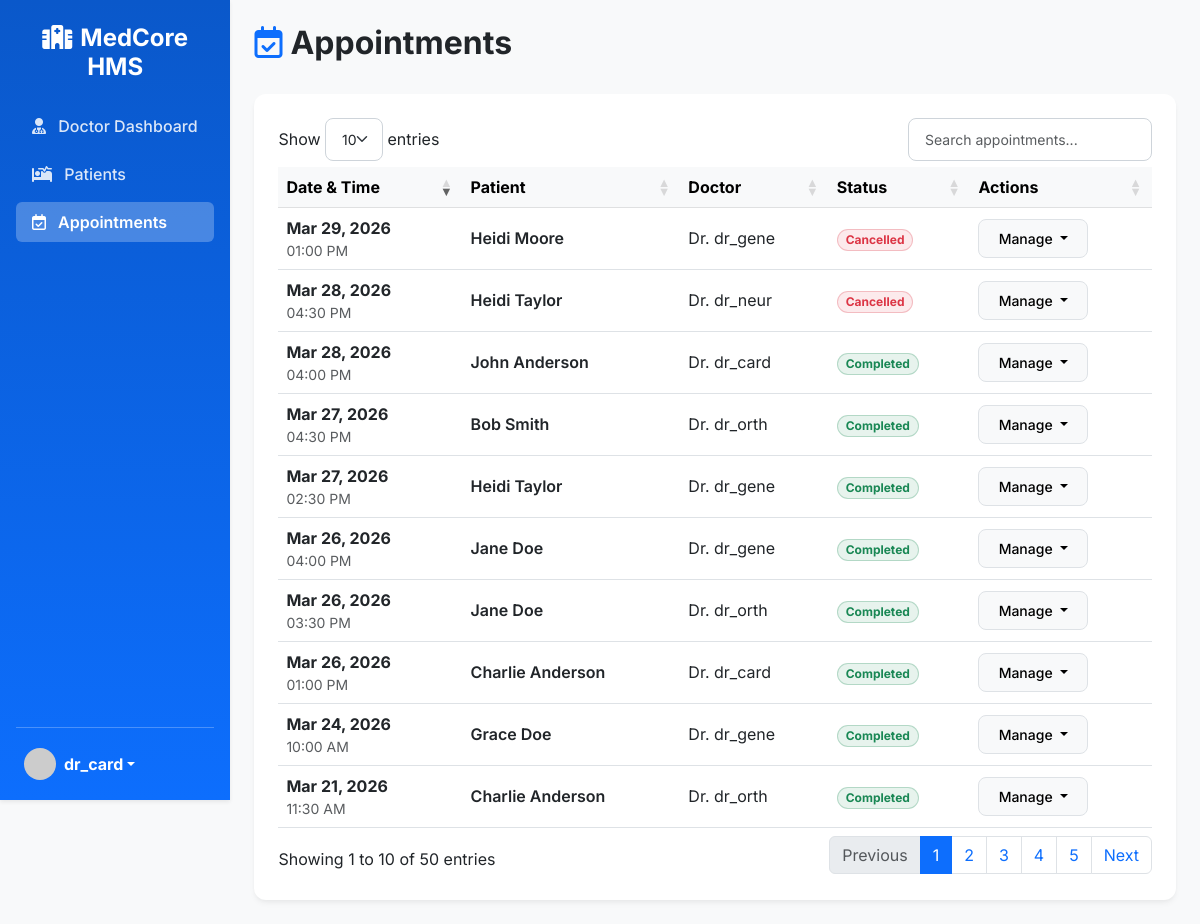
Page /appointment/ (signed in) on the committed database.
### app/models.py (models this page shows, shortened)
class User(UserMixin, db.Model):
    __tablename__ = 'users'
    id = db.Column(db.Integer, primary_key=True)
    username = db.Column(db.String(64), unique=True, index=True)
    email = db.Column(db.String(120), unique=True, index=True)
    password_hash = db.Column(db.String(128))
    role = db.Column(db.String(20), nullable=False) # 'admin', 'doctor', 'receptionist'
    created_at = db.Column(db.DateTime, default=datetime.utcnow)
    last_login = db.Column(db.DateTime)
    doctor_profile = db.relationship('Doctor', backref='user', uselist=False, cascade="all, delete-orphan")
    patient_profile = db.relationship('Patient', backref='user', uselist=False, cascade="all, delete-orphan")

class Appointment(db.Model):
    __tablename__ = 'appointments'
    id = db.Column(db.Integer, primary_key=True)
    patient_id = db.Column(db.Integer, db.ForeignKey('patients.id'), nullable=False)
    doctor_id = db.Column(db.Integer, db.ForeignKey('doctors.id'), nullable=False)
    appointment_date = db.Column(db.Date, nullable=False)
    appointment_time = db.Column(db.Time, nullable=False)
    status = db.Column(db.String(20), default='scheduled') # 'scheduled', 'completed', 'cancelled', 'no-show'
    symptoms = db.Column(db.Text)
    created_at = db.Column(db.DateTime, default=datetime.utcnow)
    notes = db.Column(db.Text)
    prescription = db.relationship('Prescription', backref='appointment', uselist=False)
    billing = db.relationship('Billing', backref='appointment', uselist=False)

class Patient(db.Model):
    __tablename__ = 'patients'
    id = db.Column(db.Integer, primary_key=True)
    user_id = db.Column(db.Integer, db.ForeignKey('users.id'), nullable=True) # Optional link to user login if patients can login
    first_name = db.Column(db.String(64), nullable=False)
    last_name = db.Column(db.String(64), nullable=False)
    date_of_birth = db.Column(db.Date)
    gender = db.Column(db.String(10))
    blood_group = db.Column(db.String(5))
    phone = db.Column(db.String(20))
    address = db.Column(db.Text)
    emergency_contact = db.Column(db.String(100))
    medical_history = db.Column(db.Text)
    created_at = db.Column(db.DateTime, default=datetime.utcnow)
    appointments = db.relationship('Appointment', backref='patient', lazy='dynamic')
    bills = db.relationship('Billing', backref='patient', lazy='dynamic')
    medical_records = db.relationship('MedicalRecord', backref='patient', lazy='dynamic')

### app/blueprints/appointment.py (the view)
@appointment_bp.route('/', methods=['GET'])
@login_required
@role_required(['admin', 'doctor', 'receptionist'])
def list_appointments():
    appointments = Appointment.query.order_by(Appointment.appointment_date.desc(), Appointment.appointment_time.desc()).all()
    return render_template('appointment/list.html', appointments=appointments)

### app/models.py (called while the page is built)
@login_manager.user_loader
def load_user(user_id):
    return User.query.get(int(user_id))

### app/templates/appointment/list.html (shortened to what this page needs)
{% extends "base.html" %}
{% block content %}
<div class="d-flex justify-content-between align-items-center mb-4">
    <h2 class="fw-bold text-dark"><i class="fa-regular fa-calendar-check text-primary me-2"></i>Appointments</h2>
</div>
<div class="card p-4">
    <div class="table-responsive">
        <table class="table table-hover align-middle datatable">
            <thead class="table-light">
                <tr>
                    <th>Date & Time</th>
                    <th>Patient</th>
                    <th>Doctor</th>
                    <th>Status</th>
                    <th>Actions</th>
                </tr>
            </thead>
            <tbody>
                {% for appt in appointments %}
                <tr>
                    <td>
                        <div class="fw-bold">{{ appt.appointment_date.strftime('%b %d, %Y') }}</div>
                        <div class="text-muted small">{{ appt.appointment_time.strftime('%I:%M %p') }}</div>
                    </td>
                    <td class="fw-semibold">{{ appt.patient.first_name }} {{ appt.patient.last_name }}</td>
                    <td>Dr. {{ appt.doctor.user.username }}</td>
                    <td>
                        <span class="badge rounded-pill bg-{% if appt.status == 'scheduled' %}primary{% elif appt.status == 'completed' %}success{% elif appt.status == 'cancelled' %}danger{% else %}secondary{% endif %} bg-opacity-10 text-{% if appt.status == 'scheduled' %}primary{% elif appt.status == 'completed' %}success{% elif appt.status == 'cancelled' %}danger{% else %}secondary{% endif %} border border-{% if appt.status == 'scheduled' %}primary{% elif appt.status == 'completed' %}success{% elif appt.status == 'cancelled' %}danger{% else %}secondary{% endif %} border-opacity-25 px-2 py-1">
                            {{ appt.status.capitalize() }}
                        </span>
                    </td>
                    <td>
                        <div class="dropdown">
                            <button class="btn btn-sm btn-light border dropdown-toggle" type="button" data-bs-toggle="dropdown" aria-expanded="false">
                                Manage
                            </button>
                        </div>
                    </td>
                </tr>
                {% endfor %}
            </tbody>
        </table>
    </div>
</div>
{% endblock %}

### app/templates/base.html (shortened to what this page needs)
<!DOCTYPE html>
<html lang="en">
<head>
    <link href="https://cdn.jsdelivr.net/npm/bootstrap@5.3.0/dist/css/bootstrap.min.css" rel="stylesheet">
    <link rel="stylesheet" href="https://cdnjs.cloudflare.com/ajax/libs/font-awesome/6.4.0/css/all.min.css">
    <link rel="stylesheet" href="https://cdn.datatables.net/1.13.4/css/dataTables.bootstrap5.min.css">
    <link rel="stylesheet" href="{{ url_for('static', filename='css/style.css') }}">
</head>
<body class="bg-light">
    <div id="wrapper" class="d-flex">
        {% if current_user.is_authenticated %}
        <nav id="sidebar" class="bg-primary text-white p-3 vh-100 position-sticky top-0 shadow-sm d-flex flex-column">
            <h4 class="mb-4 text-center mt-2 fw-bold text-white"><i class="fa-solid fa-hospital me-2"></i>MedCore HMS</h4>
            <ul class="nav flex-column mb-auto">
                {% if current_user.role == 'doctor' %}
                <li class="nav-item mb-2">
                    <a href="{{ url_for('doctor_bp.dashboard') }}" class="nav-link text-white sidebar-link rounded {% if request.endpoint == 'doctor_bp.dashboard' %}active{% endif %}">
                        <i class="fa-solid fa-user-md me-2"></i> Doctor Dashboard
                    </a>
                </li>
                {% endif %}
                {% if current_user.role in ['admin', 'doctor', 'receptionist'] %}
                <li class="nav-item mb-2">
                    <a href="{{ url_for('patient_bp.list_patients') }}" class="nav-link text-white sidebar-link rounded {% if 'patient_bp' in request.endpoint %}active{% endif %}">
                        <i class="fa-solid fa-bed-pulse me-2"></i> Patients
                    </a>
                </li>
                <li class="nav-item mb-2">
                    <a href="{{ url_for('appointment_bp.list_appointments') }}" class="nav-link text-white sidebar-link rounded {% if 'appointment_bp' in request.endpoint %}active{% endif %}">
                        <i class="fa-regular fa-calendar-check me-2"></i> Appointments
                    </a>
                </li>
                {% endif %}
            </ul>
            <hr class="mt-auto">
            <div class="dropdown">
                <a href="#" class="d-flex align-items-center text-white text-decoration-none dropdown-toggle px-2 py-1" id="dropdownUser1" data-bs-toggle="dropdown" aria-expanded="false">
                    <img src="https://ui-avatars.com/api/?name={{ current_user.username }}&background=EBF4FF&color=1e40af" alt="" width="32" height="32" class="rounded-circle me-2">
                    <strong>{{ current_user.username }}</strong>
                </a>
            </div>
        </nav>
        {% endif %}
        <main class="w-100 flex-grow-1 p-4" style="min-height: 100vh;">
            <div class="toast-container position-fixed top-0 end-0 p-3" style="z-index: 1055;">
            </div>
            {% block content %}{% endblock %}
        </main>
    </div>
</body>
</html>

### app/static/css/style.css (style rules this page uses)
:root { --primary-color: #0d6efd; --primary-dark: #0a58ca; --bg-light: #f8f9fa; --text-dark: #212529; }
body { font-family: 'Inter', sans-serif; background-color: #f4f7f6 !important; }
#sidebar { width: 280px; background: linear-gradient(180deg, var(--primary-dark) 0%, var(--primary-color) 100%) !important; transition: all 0.3s; }
.sidebar-link { transition: background-color 0.2s, color 0.2s; font-weight: 500; opacity: 0.85; }
.sidebar-link.active { background-color: rgba(255, 255, 255, 0.25); font-weight: 600; opacity: 1; }
.card { border: none; border-radius: 12px; box-shadow: 0 4px 6px -1px rgba(0, 0, 0, 0.05), 0 2px 4px -1px rgba(0, 0, 0, 0.03); transition: transform 0.2s; }
.btn { border-radius: 8px; padding: 0.5rem 1.2rem; font-weight: 500; }

### rows in the picture
User: username "dr_card"
Appointment: appointment_date "Mar 29, 2026", appointment_time "01:00 PM", patient.first_name "Heidi", patient.last_name "Moore", doctor.user.username "dr_gene", status "Cancelled"
Appointment: appointment_date "Mar 28, 2026", appointment_time "04:30 PM", patient.first_name "Heidi", patient.last_name "Taylor", doctor.user.username "dr_neur", status "Cancelled"
Appointment: appointment_date "Mar 28, 2026", appointment_time "04:00 PM", patient.first_name "John", patient.last_name "Anderson", doctor.user.username "dr_card", status "Completed"
Appointment: appointment_date "Mar 27, 2026", appointment_time "04:30 PM", patient.first_name "Bob", patient.last_name "Smith", doctor.user.username "dr_orth", status "Completed"
Appointment: appointment_date "Mar 27, 2026", appointment_time "02:30 PM", patient.first_name "Heidi", patient.last_name "Taylor", doctor.user.username "dr_gene", status "Completed"
Appointment: appointment_date "Mar 26, 2026", appointment_time "04:00 PM", patient.first_name "Jane", patient.last_name "Doe", doctor.user.username "dr_gene", status "Completed"
Appointment: appointment_date "Mar 26, 2026", appointment_time "03:30 PM", patient.first_name "Jane", patient.last_name "Doe", doctor.user.username "dr_orth", status "Completed"
Appointment: appointment_date "Mar 26, 2026", appointment_time "01:00 PM", patient.first_name "Charlie", patient.last_name "Anderson", doctor.user.username "dr_card", status "Completed"
Appointment: appointment_date "Mar 24, 2026", appointment_time "10:00 AM", patient.first_name "Grace", patient.last_name "Doe", doctor.user.username "dr_gene", status "Completed"
Appointment: appointment_date "Mar 21, 2026", appointment_time "11:30 AM", patient.first_name "Charlie", patient.last_name "Anderson", doctor.user.username "dr_orth", status "Completed"
